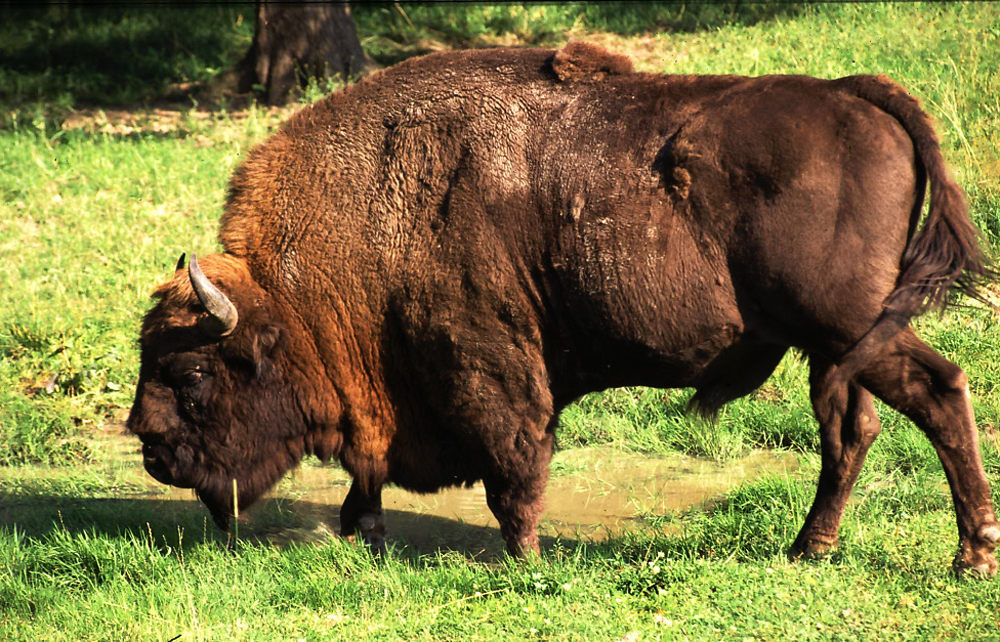
%> input picture Lab2/zubr.jpg, 1000 x 642 px
$ octave ukosne.m   (GNU Octave 9; MATLAB toolbox functions it lacks are replaced by stand-ins)
%> lines starting %> are read from the running program, lines starting %| are printed output that depends on the picture
im = rgb2gray(double(imread('zubr.jpg'))/255);
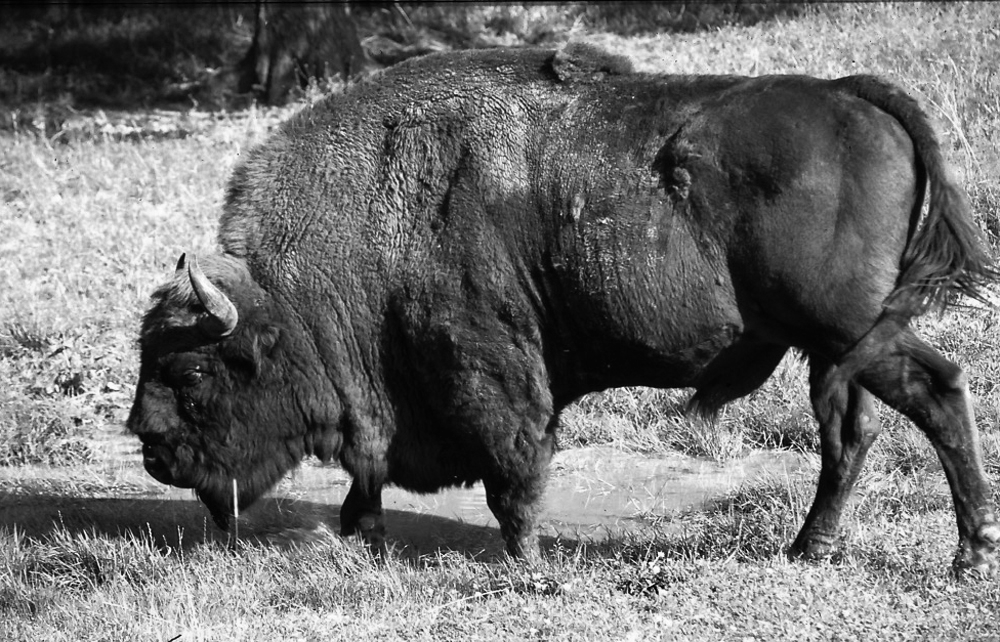
%> im: size 642x1000 double; min 0, max 1, mean 0.438
f = zeros(3);
f(1) = -1;
f(5) = 1;
fim = imfilter(im,f);
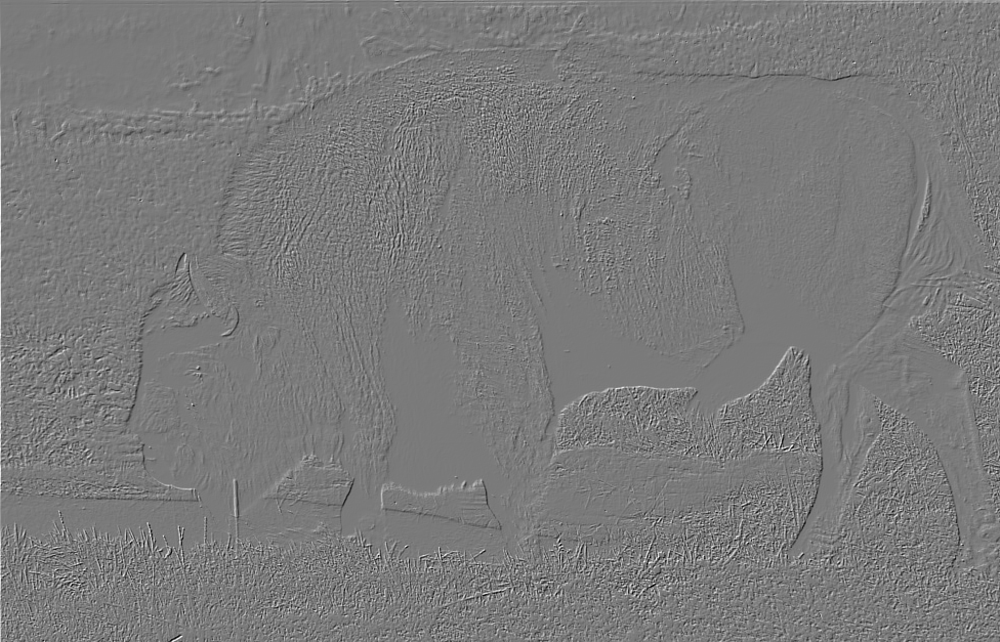
%> fim: size 642x1000 double; min -0.891, max 0.961, mean 0.00178; drawn with min black and max white

figure; % tworzy nowe okno
imshow(fim);
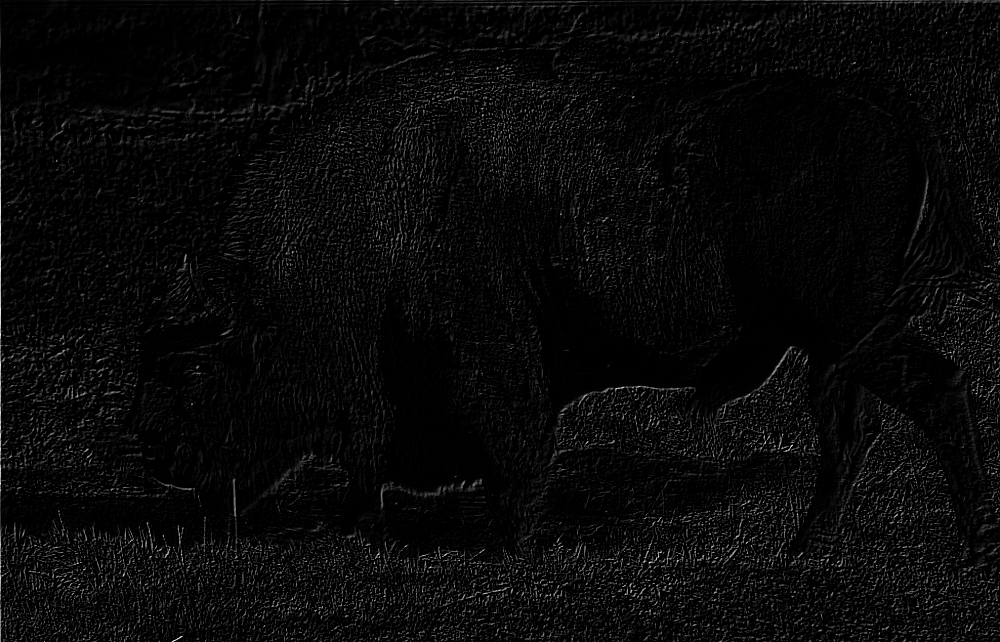
%> displayed picture: size 642x1000, on the screen's scale of 0 to 255; min 0, max 245, mean 8.8
imwrite(fim, 'ukosne.jpg');
